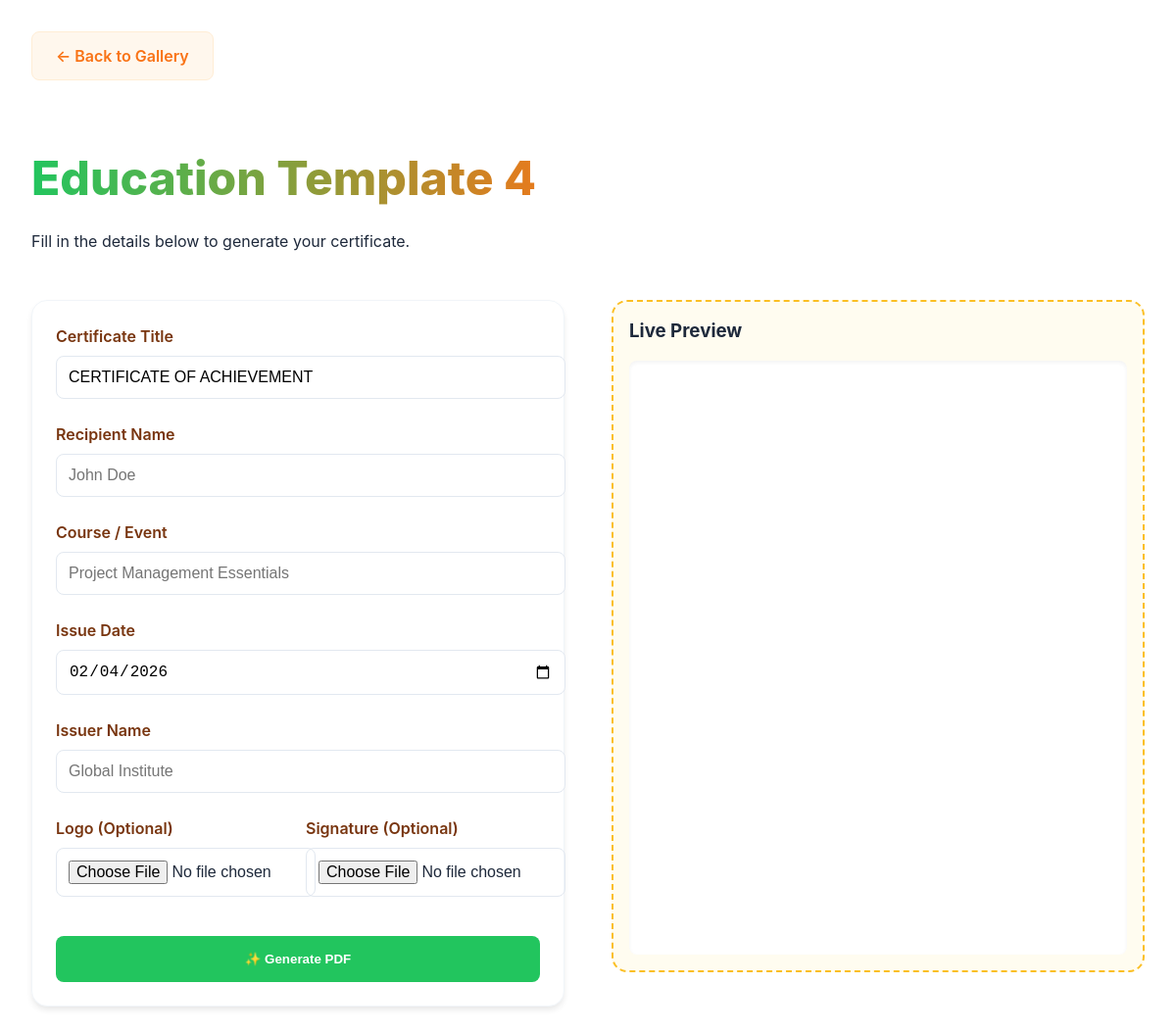
The app's page /generate/4, older data.
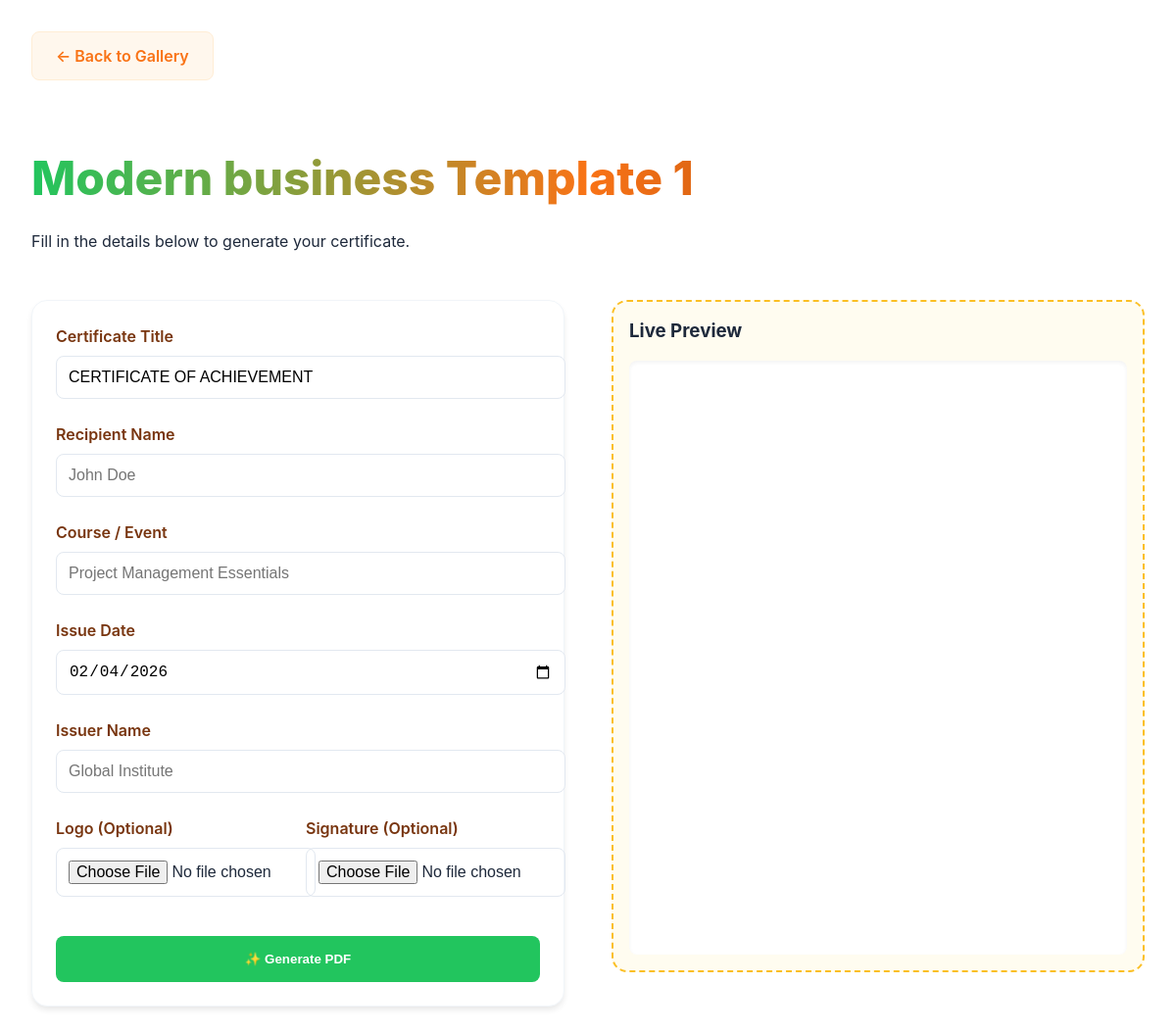
The same page, newer data.
### tables this page shows
CREATE TABLE templates (
                id INTEGER PRIMARY KEY AUTOINCREMENT,
                name TEXT,
                category TEXT,
                orientation TEXT,
                background TEXT,
                config_json TEXT
            );

### app.py (the view, shortened to what this page needs)
@app.route('/generate/<int:template_id>', methods=['GET', 'POST'])
def generate(template_id):
    db = get_db()
    template = db.execute('SELECT * FROM templates WHERE id = ?', (template_id,)).fetchone()
    if not template:
        abort(404)
    return render_template('editor.html', template=template)

### app.py (called while the page is built)
def get_db():
    conn = sqlite3.connect(DATABASE)
    conn.row_factory = sqlite3.Row
    return conn

### templates/editor.html (shortened to what this page needs)
<!DOCTYPE html>
<html lang="en">
<head>
    <link rel="stylesheet" href="{{ url_for('static', filename='style.css') }}">
</head>
<body>
    <div class="container">
        <a href="/" class="btn btn-secondary" style="margin-bottom: 2rem;">← Back to Gallery</a>
        <div class="header" style="text-align: left;">
            <h1>{{ template.name }}</h1>
            <p>Fill in the details below to generate your certificate.</p>
        </div>
        <div style="display: grid; grid-template-columns: 1fr 1fr; gap: 3rem; align-items: start;">
            <div class="card animate-in">
                <form method="POST" enctype="multipart/form-data" id="cert-form">
                    <div class="form-group">
                        <label>Certificate Title</label>
                        <input type="text" name="title" value="CERTIFICATE OF ACHIEVEMENT" required oninput="updatePreview()">
                    </div>
                    <div class="form-group">
                        <label>Recipient Name</label>
                        <input type="text" name="recipient" placeholder="John Doe" required oninput="updatePreview()">
                    </div>
                    <div class="form-group">
                        <label>Course / Event</label>
                        <input type="text" name="course" placeholder="Project Management Essentials" required oninput="updatePreview()">
                    </div>
                    <div class="form-group">
                        <label>Issue Date</label>
                        <input type="date" name="date" required oninput="updatePreview()">
                    </div>
                    <div class="form-group">
                        <label>Issuer Name</label>
                        <input type="text" name="issuer" placeholder="Global Institute" required oninput="updatePreview()">
                    </div>
                    <div style="display: grid; grid-template-columns: 1fr 1fr; gap: 1rem;">
                        <div class="form-group">
                            <label>Logo (Optional)</label>
                            <input type="file" name="logo" accept="image/*" onchange="updatePreview()">
                        </div>
                        <div class="form-group">
                            <label>Signature (Optional)</label>
                            <input type="file" name="signature" accept="image/*" onchange="updatePreview()">
                        </div>
                    </div>
                    <button type="submit" class="btn btn-primary" style="width: 100%; margin-top: 1rem; padding: 1rem;">
                        ✨ Generate PDF
                    </button>
                </form>
            </div>
            <div class="preview-container animate-in" style="animation-delay: 0.2s">
                <div style="display: flex; justify-content: space-between; align-items: center; margin-bottom: 1rem;">
                    <h3 style="margin: 0;">Live Preview</h3>
                </div>
                <div style="border-radius: 0.5rem; overflow: hidden; background: white; box-shadow: inset 0 2px 4px 0 rgb(0 0 0 / 0.05);">
                    <iframe id="preview-iframe" style="width: 100%; height: 600px; border: none;"></iframe>
                </div>
            </div>
        </div>
    </div>
</body>
</html>

Row changes from the older to the newer data that the page shows:
changed templates: name "Education Template 4" → "Modern business Template 1"
